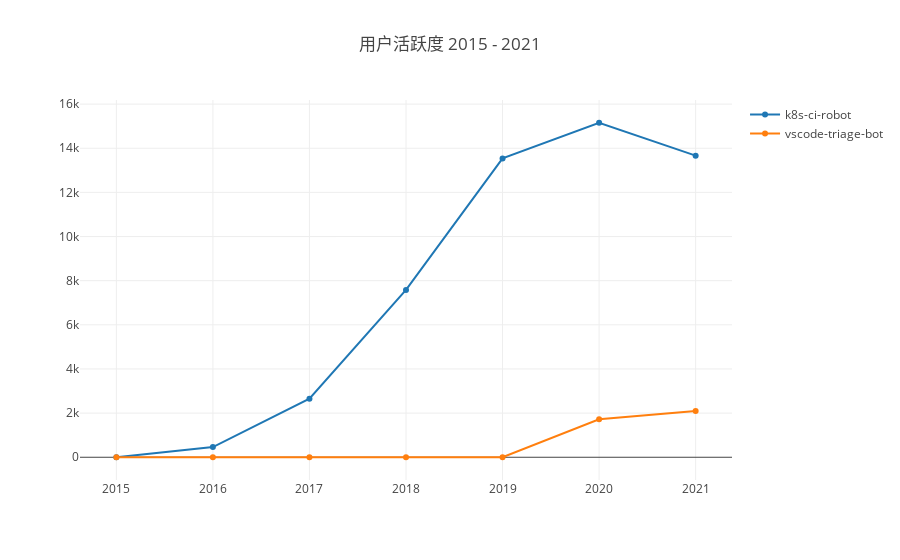

Notebook code for this chart:
### Markdown cell above
- getUserActivity

该函数会根据配置参数返回用户的活跃度。

下面这个示例展示了 2015 到 2021 年之间 k8s-ci-robot 和 vscode-triage-bot 这两个账号年度活跃度变化趋势。

### Code cell
var startYear = 2015, startMonth = 1, endYear = 2021, endMonth = 12, x = [];
for (let y = startYear; y <= endYear; y++) x.push(`${y}`);
openDigger.index.activity.getUserActivity({userLogins: ['k8s-ci-robot', 'vscode-triage-bot'], startYear, startMonth, endYear, endMonth, groupTimeRange: 'year', order: 'DESC' }).then(data => {
    openDigger.render.plotly(data.map(row => {
        return { x, y: row.activity, mode: 'scatter', name: row.name };
    }), {title: `用户活跃度 ${startYear} - ${endYear}`, xaxis: {type: 'category'}});
});

### Figure 1 — Plotly figure (JSON) as saved in the notebook; plotly's stock layout.template omitted (floating-point values rounded to 4 significant figures)
{"data": [{"mode": "scatter", "name": "k8s-ci-robot", "x": ["2015", "2016", "2017", "2018", "2019", "2020", "2021"], "y": [0, 462.4, 2656.0, 7582.0, 13540.0, 15160.0, 13670.0]}, {"mode": "scatter", "name": "vscode-triage-bot", "x": ["2015", "2016", "2017", "2018", "2019", "2020", "2021"], "y": [0, 0, 0, 0, 0, 1723.0, 2093.0]}], "layout": {"autosize": true, "title": {"text": "用户活跃度 2015 - 2021"}, "xaxis": {"autorange": true, "range": [-0.3544, 6.354], "type": "category"}, "yaxis": {"autorange": true, "range": [-1251.0, 16410.0], "type": "linear"}}}
